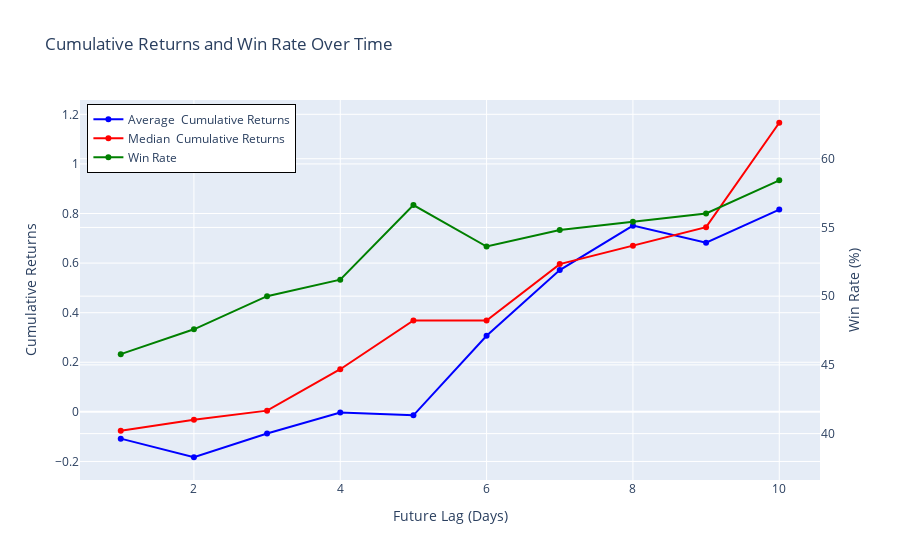

Notebook source saved alongside this figure:
### Code cell
pl.plot_original_stats(avg_returns, median_returns, win_rate)

### Figure 1 — Plotly figure (JSON) as saved in the notebook; plotly's stock layout.template omitted (floating-point values rounded to 4 significant figures)
{"data": [{"hoverinfo": "x+y+name", "line": {"color": "blue"}, "mode": "lines+markers", "name": "Average \nCumulative Returns", "type": "scatter", "x": [1, 2, 3, 4, 5, 6, 7, 8, 9, 10], "y": [-0.108, -0.183, -0.087, -0.003, -0.014, 0.307, 0.572, 0.751, 0.682, 0.816], "yaxis": "y"}, {"hoverinfo": "x+y+name", "line": {"color": "red"}, "mode": "lines+markers", "name": "Median \nCumulative Returns", "type": "scatter", "x": [1, 2, 3, 4, 5, 6, 7, 8, 9, 10], "y": [-0.076, -0.032, 0.005, 0.172, 0.369, 0.368, 0.596, 0.67, 0.745, 1.166], "yaxis": "y"}, {"hoverinfo": "x+y+name", "line": {"color": "green"}, "mode": "lines+markers", "name": "Win Rate", "type": "scatter", "x": [1, 2, 3, 4, 5, 6, 7, 8, 9, 10], "y": [45.78, 47.59, 50, 51.2, 56.63, 53.61, 54.82, 55.42, 56.02, 58.43], "yaxis": "y2"}], "layout": {"legend": {"bordercolor": "Black", "borderwidth": 1, "traceorder": "normal", "x": 0.01, "y": 0.99}, "title": {"text": "Cumulative Returns and Win Rate Over Time"}, "xaxis": {"title": {"text": "Future Lag (Days)"}}, "yaxis": {"title": {"text": "Cumulative Returns"}}, "yaxis2": {"overlaying": "y", "range": [36.62, 64.27], "side": "right", "title": {"text": "Win Rate (%)"}}}}
